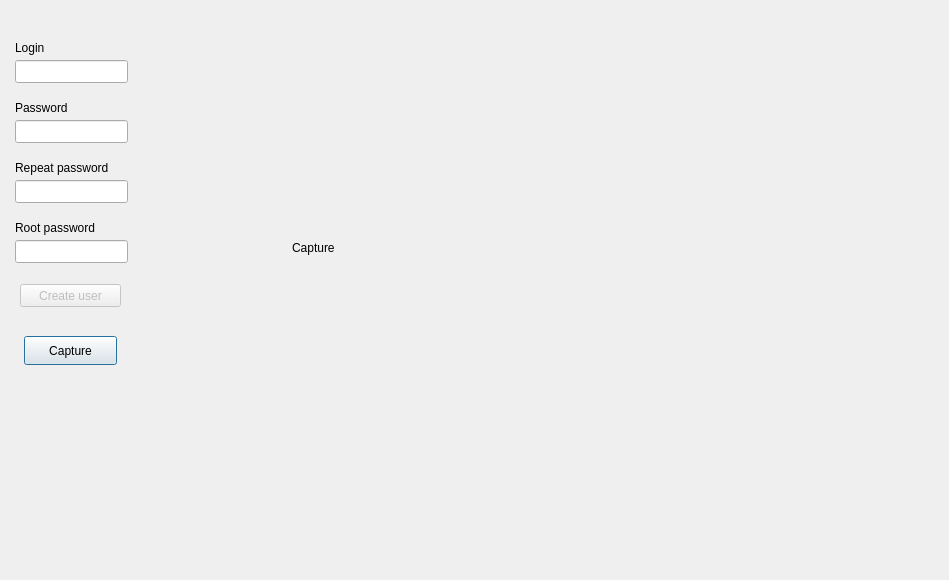
<?xml version="1.0" encoding="UTF-8"?>
<ui version="4.0">
 <class>add_user</class>
 <widget class="QDialog" name="add_user">
  <property name="geometry">
   <rect>
    <x>0</x>
    <y>0</y>
    <width>949</width>
    <height>580</height>
   </rect>
  </property>
  <property name="windowTitle">
   <string>Add user</string>
  </property>
  <widget class="QLabel" name="label">
   <property name="geometry">
    <rect>
     <x>15</x>
     <y>40</y>
     <width>57</width>
     <height>15</height>
    </rect>
   </property>
   <property name="text">
    <string>Login</string>
   </property>
  </widget>
  <widget class="QLabel" name="label_2">
   <property name="geometry">
    <rect>
     <x>15</x>
     <y>100</y>
     <width>57</width>
     <height>15</height>
    </rect>
   </property>
   <property name="text">
    <string>Password</string>
   </property>
  </widget>
  <widget class="QLabel" name="label_3">
   <property name="geometry">
    <rect>
     <x>15</x>
     <y>160</y>
     <width>113</width>
     <height>16</height>
    </rect>
   </property>
   <property name="text">
    <string>Repeat password</string>
   </property>
  </widget>
  <widget class="QLineEdit" name="login">
   <property name="geometry">
    <rect>
     <x>15</x>
     <y>60</y>
     <width>113</width>
     <height>23</height>
    </rect>
   </property>
  </widget>
  <widget class="QLineEdit" name="password">
   <property name="geometry">
    <rect>
     <x>15</x>
     <y>120</y>
     <width>113</width>
     <height>23</height>
    </rect>
   </property>
   <property name="echoMode">
    <enum>QLineEdit::Password</enum>
   </property>
  </widget>
  <widget class="QLineEdit" name="root_password">
   <property name="geometry">
    <rect>
     <x>15</x>
     <y>240</y>
     <width>113</width>
     <height>23</height>
    </rect>
   </property>
   <property name="echoMode">
    <enum>QLineEdit::Password</enum>
   </property>
  </widget>
  <widget class="QLineEdit" name="repeated_password">
   <property name="geometry">
    <rect>
     <x>15</x>
     <y>180</y>
     <width>113</width>
     <height>23</height>
    </rect>
   </property>
   <property name="echoMode">
    <enum>QLineEdit::Password</enum>
   </property>
  </widget>
  <widget class="QLabel" name="label_4">
   <property name="geometry">
    <rect>
     <x>15</x>
     <y>220</y>
     <width>109</width>
     <height>16</height>
    </rect>
   </property>
   <property name="text">
    <string>Root password</string>
   </property>
  </widget>
  <widget class="QLabel" name="captured_image">
   <property name="geometry">
    <rect>
     <x>292</x>
     <y>8</y>
     <width>640</width>
     <height>480</height>
    </rect>
   </property>
   <property name="text">
    <string>Capture</string>
   </property>
  </widget>
  <widget class="QPushButton" name="capture_img_button">
   <property name="geometry">
    <rect>
     <x>24</x>
     <y>336</y>
     <width>93</width>
     <height>29</height>
    </rect>
   </property>
   <property name="text">
    <string>Capture</string>
   </property>
  </widget>
  <widget class="QPushButton" name="create_text_user">
   <property name="enabled">
    <bool>false</bool>
   </property>
   <property name="geometry">
    <rect>
     <x>20</x>
     <y>284</y>
     <width>101</width>
     <height>23</height>
    </rect>
   </property>
   <property name="text">
    <string>Create user</string>
   </property>
  </widget>
  <widget class="QLabel" name="debug_info">
   <property name="geometry">
    <rect>
     <x>16</x>
     <y>492</y>
     <width>745</width>
     <height>61</height>
    </rect>
   </property>
   <property name="text">
    <string/>
   </property>
  </widget>
 </widget>
 <resources/>
 <connections/>
</ui>
